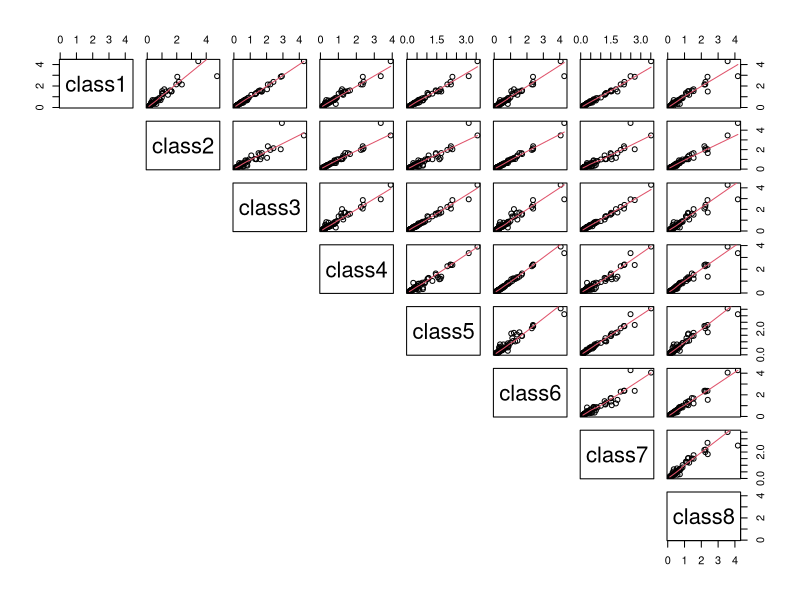
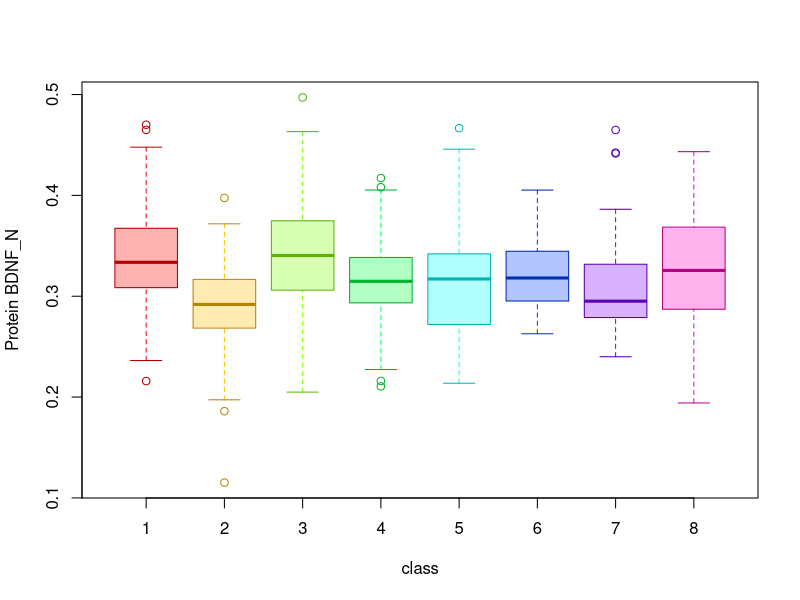
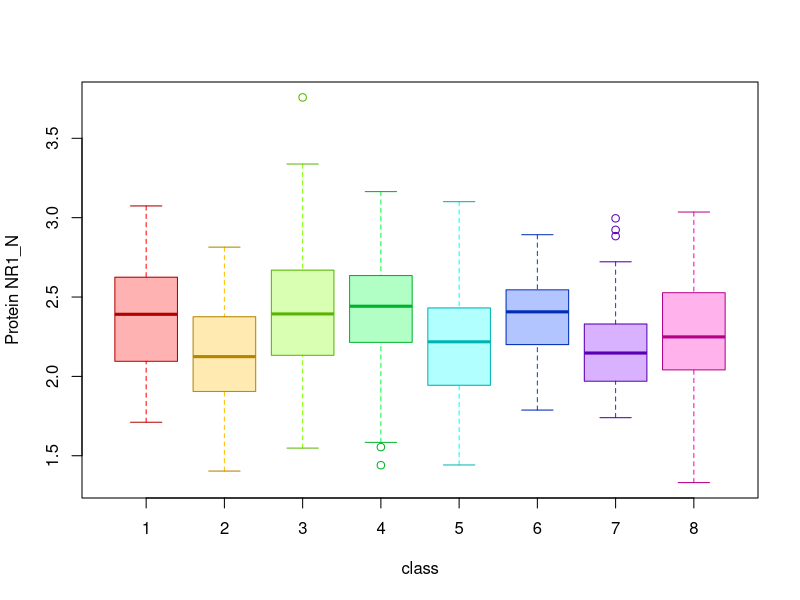
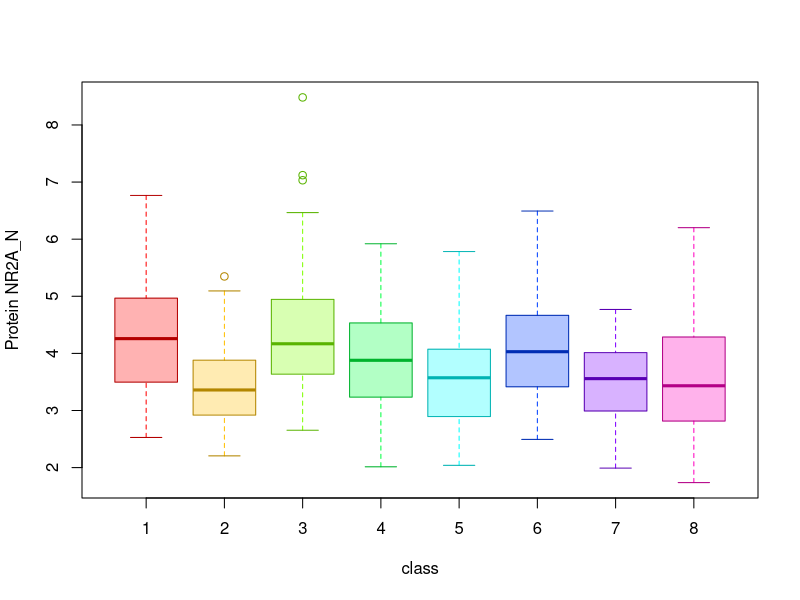
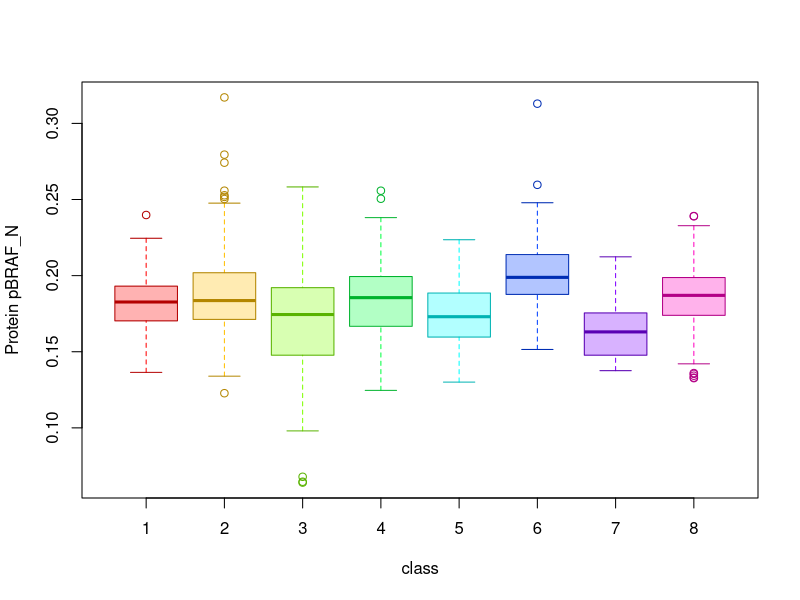
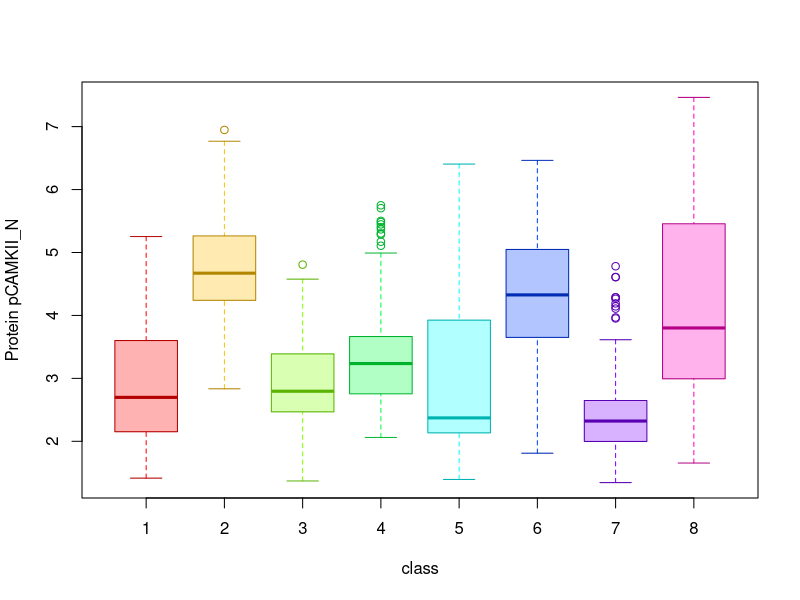
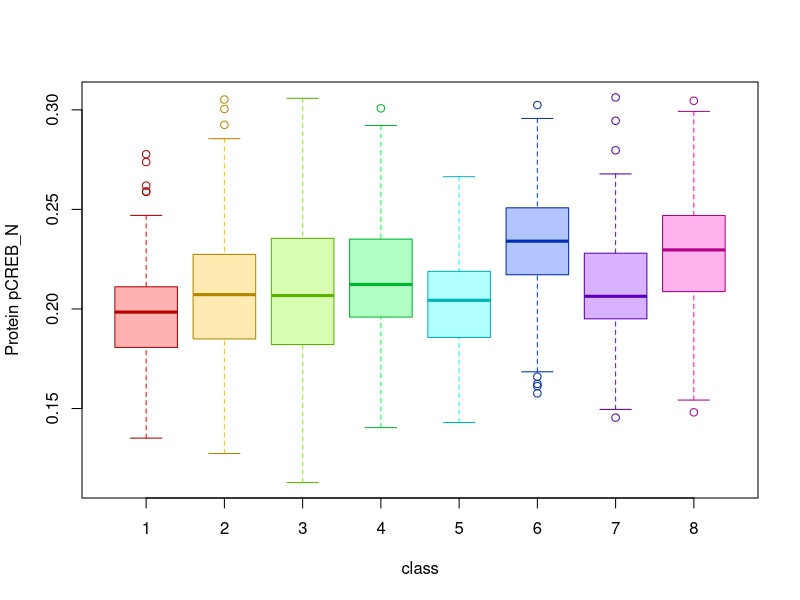
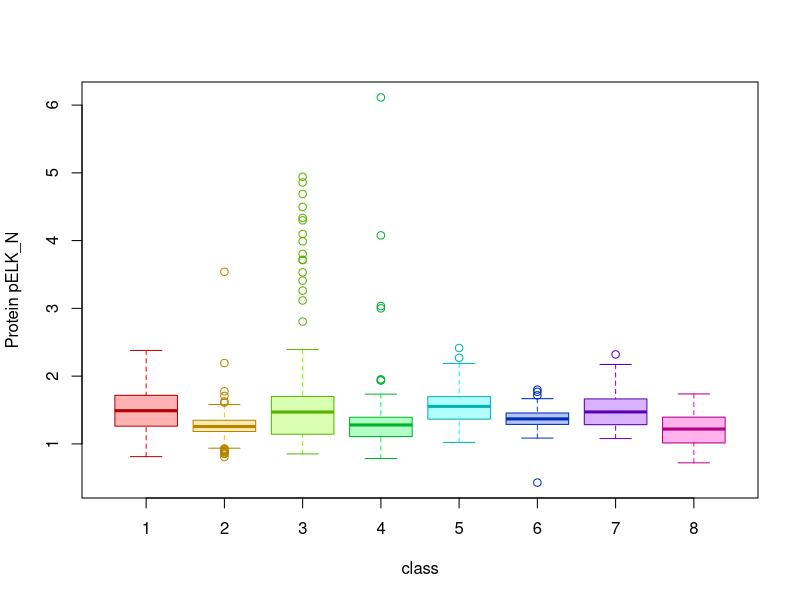

The R source for these figures, in order:
learning_stats <- read.csv("learning_capstone_DW.csv", TRUE, ",", stringsAsFactors=FALSE)
library(ggplot2)
library(dplyr)

# Determine the mean protein levels for each class
learning_prot_mean <- aggregate(learning_stats[, 3:79], list(learning_stats$class_number), mean)
learning_prot_mean

# Use transpose() to switch rows and columns
learning_prot_mean_trans <- as.data.frame(t(as.matrix(learning_prot_mean)))
learning_prot_mean_trans

# Remove first row labeled 'Group.1' which is the class number not a protein
learning_prot_mean_trans2 <- learning_prot_mean_trans[-c(1),]
learning_prot_mean_trans2

# Rename column headings to class description
learning_prot_mean_trans3 <- learning_prot_mean_trans2 %>%
  rename(
    class1 = V1,
    class2 = V2,
    class3 = V3,
    class4 = V4,
    class5 = V5,
    class6 = V6,
    class7 = V7,
    class8 = V8
  )

# plot relationships of mean protein levels between each class in scatter plot matrices
# points outside of linear relationship may be result of experimental class
pairs(learning_prot_mean_trans3, upper.panel = panel.smooth, lower.panel = NULL)

# generate correlation matrix of mean protein levels between each class

install.packages("Hmisc")
library(Hmisc)

flattenCorMatrix <- function(cormat, pmat) {
  ut <- upper.tri(cormat)
  data.frame(
    row = rownames(cormat)[row(cormat)[ut]],
    column = rownames(cormat)[col(cormat)[ut]],
    cor = (cormat)[ut],
    p = pmat[ut]
  )
}

learning_prot_mean_matrix <- rcorr(as.matrix(learning_prot_mean[, 2:78]))
learning_prot_matrix2 <- flattenCorMatrix(learning_prot_mean_matrix$r, learning_prot_mean_matrix$P)

# extract combinations of proteins that have correlation >= 0.95
learning_prot_matrix2[learning_prot_matrix2$cor>=0.95, ]

# note: 14 protein combinations meet the >=0.95 criteria

# remove 9 proteins with high correlation
proteins_removed <- c('DYRK1A_N', 'ITSN1_N', 'pERK_N', 'NUMB_N', 'CDK5_N', 'pS6_N', 'pPKCAB_N', 'pAKT_N', 'NR2B_N')
learning_stats2 <- learning_stats[ , !(names(learning_stats) %in% proteins_removed)]
learning_prot_mean_removed <- learning_prot_mean[ , !(names(learning_prot_mean) %in% proteins_removed)]

# Were 9 columns removed?
str(learning_stats)
str(learning_stats2)
str(learning_prot_mean)
str(learning_prot_mean_removed)

# Yes, they were removed

# remove all columns except class_number and each protein tested
columns_removed <- c('X', 'MouseID', 'Genotype', 'Treatment', 'Behavior', 'class', 'learning')
learning_stats3 <- learning_stats2[ , !(names(learning_stats2) %in% columns_removed)]

# move class_number column from last column to first column
column_reorder <- grep("class_number", names(learning_stats3))
learning_stats4 <- learning_stats3[, c(column_reorder, (1:ncol(learning_stats3))[-column_reorder])]
head(learning_stats4) # class_number has been moved to first column

# perform repeated measures ANOVA to see if the protein levels between classes 1-8 are different

learning_stats4$class_number <- as.factor(learning_stats4$class_number)
i= 3

for (i in 2:dim(learning_stats4)[2]) {
  fm1 <- aov(learning_stats4[,i]~learning_stats4$class_number)
  summary(fm1)
  print(paste(i, colnames(learning_stats4)[i]))
  print(summary(fm1))
  boxplot(learning_stats4[,i] ~ learning_stats4$class_number,
          col=rainbow(length(unique(learning_stats4$class_number)), alpha=0.3),
          medcol = rainbow(length(unique(learning_stats4$class_number)), v=0.7),
          whiskcol = rainbow(length(unique(learning_stats4$class_number))),
          staplecol = rainbow(length(unique(learning_stats4$class_number)), v=0.7),
          boxcol = rainbow(length(unique(learning_stats4$class_number)), v=0.7),
          outcol = rainbow(length(unique(learning_stats4$class_number)), v=0.7),
          ylab = paste("Protein", colnames(learning_stats4)[i]),
          xlab = "class")
}

# Change colors for representative plots that show potential trends with mean protein levels based on classes
# change colors for APP_N classes by genotype WT=red mutant=blue
boxplot(learning_stats4[,27] ~ learning_stats4$class_number,
        col=alpha(c("red", "red", "red", "red", "blue", "blue", "blue", "blue"),0.3),
        medcol = c("red", "red", "red", "red", "blue", "blue", "blue", "blue"),
        whiskcol = c("red", "red", "red", "red", "blue", "blue", "blue", "blue"),
        staplecol = c("red", "red", "red", "red", "blue", "blue", "blue", "blue"),
        boxcol = c("red", "red", "red", "red", "blue", "blue", "blue", "blue"),
        outcol = c("red", "red", "red", "red", "blue", "blue", "blue", "blue"),
        ylab = paste("Protein", colnames(learning_stats4)[27]),
        xlab = "class")
       
legend("topright", c("Wild-type", "Mutant"), lty=1, col=c("red", "blue"), bty='n', cex=0.8, title="Genotype", text.font = 4)

# change colors for SOD1_N classes by behavior test given CS=red SC=blue
boxplot(learning_stats4[,29] ~ learning_stats4$class_number,
        col=alpha(c("red", "blue", "red", "blue", "red", "blue", "red", "blue"),0.3),
        medcol = c("red", "blue", "red", "blue", "red", "blue", "red", "blue"),
        whiskcol = c("red", "blue", "red", "blue", "red", "blue", "red", "blue"),
        staplecol = c("red", "blue", "red", "blue", "red", "blue", "red", "blue"),
        boxcol = c("red", "blue", "red", "blue", "red", "blue", "red", "blue"),
        outcol = c("red", "blue", "red", "blue", "red", "blue", "red", "blue"),
        ylab = paste("Protein", colnames(learning_stats4)[29]),
        xlab = "class")

legend("topright", c("CS", "SC"), lty=1, col=c("red", "blue"), bty='n', cex=0.8, title="Behavior test", text.font = 4)

# change colors for pPKCG_N classes by drug given drug=red no drug=blue
boxplot(learning_stats4[,41] ~ learning_stats4$class_number,
        col=alpha(c("red", "red", "blue", "blue", "red", "red", "blue", "blue"),0.3),
        medcol = c("red", "red", "blue", "blue", "red", "red", "blue", "blue"),
        whiskcol = c("red", "red", "blue", "blue", "red", "red", "blue", "blue"),
        staplecol = c("red", "red", "blue", "blue", "red", "red", "blue", "blue"),
        boxcol = c("red", "red", "blue", "blue", "red", "red", "blue", "blue"),
        outcol = c("red", "red", "blue", "blue", "red", "red", "blue", "blue"),
        ylab = paste("Protein", colnames(learning_stats4)[41]),
        xlab = "class")

legend("topright", c("drug", "no drug"), lty=1, col=c("red", "blue"), bty='n', cex=0.8, title="Drug given", text.font = 4)

# change colors for GluR4_N classes so all have same color
boxplot(learning_stats4[,53] ~ learning_stats4$class_number,
        col=alpha(c("purple", "purple", "purple", "purple", "purple", "purple", "purple", "purple"),0.3),
        medcol = c("purple", "purple", "purple", "purple", "purple", "purple", "purple", "purple"),
        whiskcol = c("purple", "purple", "purple", "purple", "purple", "purple", "purple", "purple"),
        staplecol = c("purple", "purple", "purple", "purple", "purple", "purple", "purple", "purple"),
        boxcol = c("purple", "purple", "purple", "purple", "purple", "purple", "purple", "purple"),
        outcol = c("purple", "purple", "purple", "purple", "purple", "purple", "purple", "purple"),
        ylab = paste("Protein", colnames(learning_stats4)[53]),
        xlab = "class")
